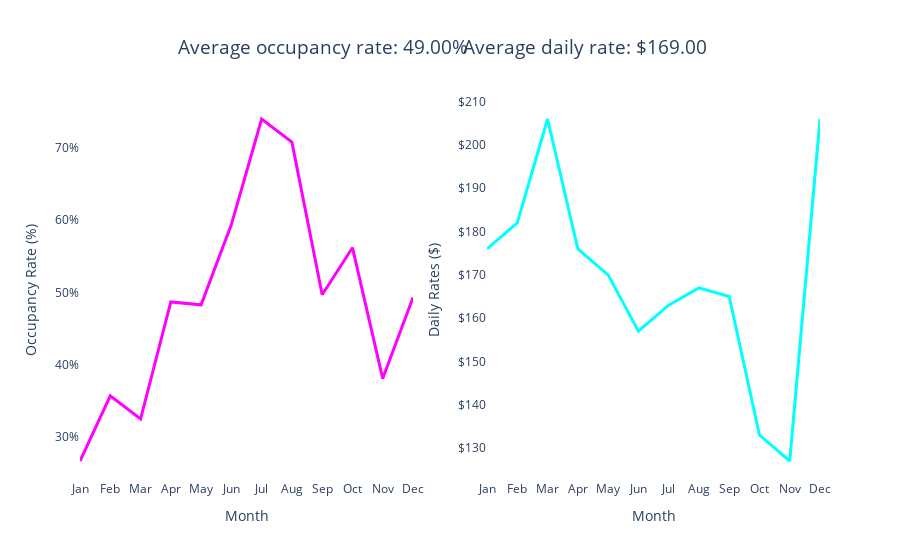

Notebook code cell kept with this figure:
### Code cell
# Импорт необходимых библиотек (Importing necessary libraries)
import plotly.graph_objects as go
import plotly.subplots as sp

# Создание сабплотов (Creating subplots)
fig = sp.make_subplots(rows=1, cols=2)

# График занятости (Occupancy Rate Plot)
fig.add_trace(
    go.Scatter(
        x=seasonality_df.index, 
        y=seasonality_df['occupancy_rates'], 
        mode='lines', 
        line=dict(color='magenta', width=3),
        name='Occupancy Rate',
        showlegend=False
    ),
    row=1, 
    col=1
)

# График дневных ставок (Daily Rates Plot)
fig.add_trace(
    go.Scatter(
        x=seasonality_df.index, 
        y=seasonality_df['daily_rates'], 
        mode='lines', 
        line=dict(color='cyan', width=3),
        name='Daily Rates',
        showlegend=False
    ),
    row=1, 
    col=2
)

# Настройка параметров графиков (Adjusting plot parameters)
fig.update_layout(
    title_font=dict(size=54, family="Open Sans, sans-serif"), # Изменяем шрифт на Open Sans
    font=dict(family="Open Sans, sans-serif"),
    plot_bgcolor='white', # Установка белого фона
    paper_bgcolor='white'
)

# Установка заголовка и других параметров для графика занятости (Setting title and other parameters for Occupancy Rate Plot)
fig.update_xaxes(title_text="Month", row=1, col=1)
fig.update_yaxes(title_text="Occupancy Rate (%)", tickformat='.0%', row=1, col=1)
fig.add_annotation(text=f"Average occupancy rate: {average_occupancy:.2%}", xref="paper", yref="paper", x=0.13, y=1.18, font=dict(size=19), showarrow=False)

# Установка заголовка и других параметров для графика дневных ставок (Setting title and other parameters for Daily Rates Plot)
fig.update_xaxes(title_text="Month", row=1, col=2)
fig.update_yaxes(title_text="Daily Rates ($)", tickprefix="$", row=1, col=2)
fig.add_annotation(text=f"Average daily rate: ${average_rate:.2f}", xref="paper", yref="paper", x=0.85, y=1.18, font=dict(size=19), showarrow=False)

fig.show()

### Figure 1 — Plotly figure (JSON) as saved in the notebook; plotly's stock layout.template omitted (floating-point values rounded to 4 significant figures)
{"data": [{"line": {"color": "magenta", "width": 3}, "mode": "lines", "name": "Occupancy Rate", "showlegend": false, "type": "scatter", "x": ["Jan", "Feb", "Mar", "Apr", "May", "Jun", "Jul", "Aug", "Sep", "Oct", "Nov", "Dec"], "xaxis": "x", "y": [0.267, 0.357, 0.325, 0.487, 0.483, 0.594, 0.74, 0.708, 0.497, 0.562, 0.381, 0.493], "yaxis": "y"}, {"line": {"color": "cyan", "width": 3}, "mode": "lines", "name": "Daily Rates", "showlegend": false, "type": "scatter", "x": ["Jan", "Feb", "Mar", "Apr", "May", "Jun", "Jul", "Aug", "Sep", "Oct", "Nov", "Dec"], "xaxis": "x2", "y": [176, 182, 206, 176, 170, 157, 163, 167, 165, 133, 127, 206], "yaxis": "y2"}], "layout": {"annotations": [{"font": {"size": 19}, "showarrow": false, "text": "Average occupancy rate: 49.00%", "x": 0.13, "xref": "paper", "y": 1.18, "yref": "paper"}, {"font": {"size": 19}, "showarrow": false, "text": "Average daily rate: $169.00", "x": 0.85, "xref": "paper", "y": 1.18, "yref": "paper"}], "font": {"family": "Open Sans, sans-serif"}, "paper_bgcolor": "white", "plot_bgcolor": "white", "title": {"font": {"family": "Open Sans, sans-serif", "size": 54}}, "xaxis": {"anchor": "y", "domain": [0, 0.45], "title": {"text": "Month"}}, "xaxis2": {"anchor": "y2", "domain": [0.55, 1], "title": {"text": "Month"}}, "yaxis": {"anchor": "x", "domain": [0, 1], "tickformat": ".0%", "title": {"text": "Occupancy Rate (%)"}}, "yaxis2": {"anchor": "x2", "domain": [0, 1], "tickprefix": "$", "title": {"text": "Daily Rates ($)"}}}}
